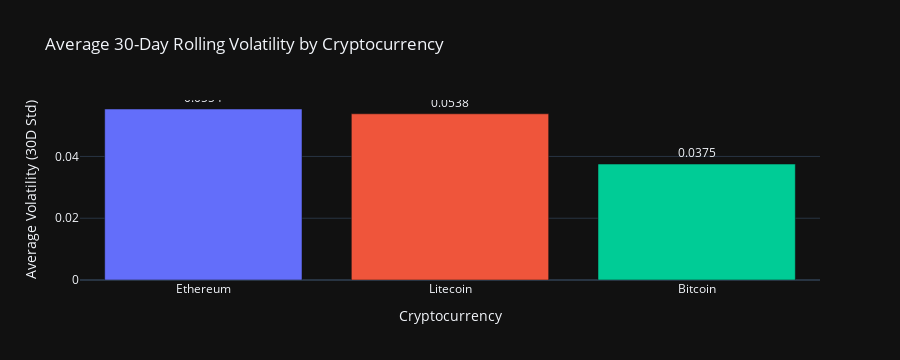

Notebook cell for this chart:
### Code cell
# === Volatility Ranking Bar Chart ===
vol_rank = (
    df.groupby("Name")["Volatility_30d"]
    .mean()
    .sort_values(ascending=False)
    .reset_index()
)

fig = px.bar(
    vol_rank, x="Name", y="Volatility_30d",
    color="Name",
    title="Average 30-Day Rolling Volatility by Cryptocurrency",
    text=vol_rank["Volatility_30d"].round(4),
    template="plotly_dark"
)
fig.update_traces(textposition="outside")
fig.update_layout(
    xaxis_title="Cryptocurrency",
    yaxis_title="Average Volatility (30D Std)",
    showlegend=False
)

path = fig_dir / "volatility_ranking_bar.html"
fig.write_html(path)
print(f"Saved interactive plot: {path}")
fig.show()

### Figure 1 — Plotly figure (JSON) as saved in the notebook; plotly's stock layout.template omitted (floating-point values rounded to 4 significant figures)
{"data": [{"alignmentgroup": "True", "hovertemplate": "Name=%{x}<br>Volatility_30d=%{y}<br>text=%{text}<extra></extra>", "legendgroup": "Ethereum", "marker": {"color": "#636efa", "pattern": {"shape": ""}}, "name": "Ethereum", "offsetgroup": "Ethereum", "orientation": "v", "showlegend": true, "text": [0.0554], "textposition": "outside", "type": "bar", "x": ["Ethereum"], "xaxis": "x", "y": [0.05536], "yaxis": "y"}, {"alignmentgroup": "True", "hovertemplate": "Name=%{x}<br>Volatility_30d=%{y}<br>text=%{text}<extra></extra>", "legendgroup": "Litecoin", "marker": {"color": "#EF553B", "pattern": {"shape": ""}}, "name": "Litecoin", "offsetgroup": "Litecoin", "orientation": "v", "showlegend": true, "text": [0.0538], "textposition": "outside", "type": "bar", "x": ["Litecoin"], "xaxis": "x", "y": [0.05381], "yaxis": "y"}, {"alignmentgroup": "True", "hovertemplate": "Name=%{x}<br>Volatility_30d=%{y}<br>text=%{text}<extra></extra>", "legendgroup": "Bitcoin", "marker": {"color": "#00cc96", "pattern": {"shape": ""}}, "name": "Bitcoin", "offsetgroup": "Bitcoin", "orientation": "v", "showlegend": true, "text": [0.0375], "textposition": "outside", "type": "bar", "x": ["Bitcoin"], "xaxis": "x", "y": [0.03754], "yaxis": "y"}], "layout": {"barmode": "relative", "height": 360, "legend": {"title": {"text": "Name"}, "tracegroupgap": 0}, "showlegend": false, "title": {"text": "Average 30-Day Rolling Volatility by Cryptocurrency"}, "xaxis": {"anchor": "y", "autorange": true, "categoryarray": ["Ethereum", "Litecoin", "Bitcoin"], "categoryorder": "array", "domain": [0, 1], "range": [-0.5, 2.5], "title": {"text": "Cryptocurrency"}, "type": "category"}, "yaxis": {"anchor": "x", "autorange": true, "domain": [0, 1], "range": [0, 0.05827], "title": {"text": "Average Volatility (30D Std)"}, "type": "linear"}}}
